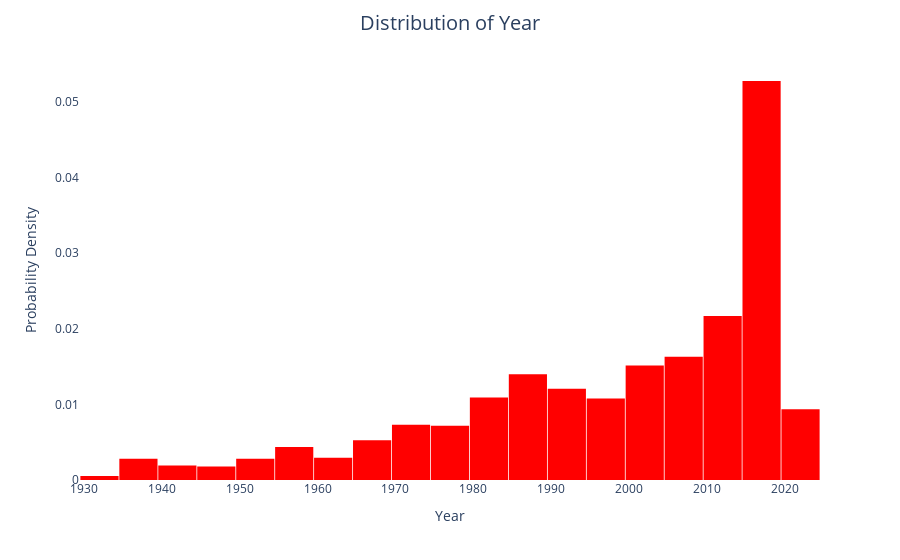

The code cell stored with this chart in its notebook:
### Code cell
fig_year = px.histogram(movie, x = 'Year', histnorm='probability density', nbins = 30, color_discrete_sequence = colors)
fig_year.update_traces(selector=dict(type='histogram'))
fig_year.update_layout(title='Distribution of Year', title_x=0.5, title_pad=dict(t=20), title_font=dict(size=20), xaxis_title='Year', yaxis_title='Probability Density', xaxis=dict(showgrid=False), yaxis=dict(showgrid=False), bargap=0.02, plot_bgcolor = 'white')
fig_year.show()

### Figure 1 — Plotly figure (JSON) as saved in the notebook; plotly's stock layout.template omitted (floating-point values rounded to 4 significant figures; data arrays with more than 128 entries replaced by an {"elided": "..."} marker saying what was removed)
{"data": [{"alignmentgroup": "True", "bingroup": "x", "histnorm": "probability density", "hovertemplate": "Year=%{x}<br>probability density=%{y}<extra></extra>", "legendgroup": "", "marker": {"color": "red", "pattern": {"shape": ""}}, "name": "", "nbinsx": 30, "offsetgroup": "", "orientation": "v", "showlegend": false, "type": "histogram", "x": {"elided": "1558 int values"}, "xaxis": "x", "yaxis": "y"}], "layout": {"bargap": 0.02, "barmode": "relative", "legend": {"tracegroupgap": 0}, "margin": {"t": 60}, "plot_bgcolor": "white", "title": {"font": {"size": 20}, "pad": {"t": 20}, "text": "Distribution of Year", "x": 0.5}, "xaxis": {"anchor": "y", "domain": [0, 1], "showgrid": false, "title": {"text": "Year"}}, "yaxis": {"anchor": "x", "domain": [0, 1], "showgrid": false, "title": {"text": "Probability Density"}}}}
